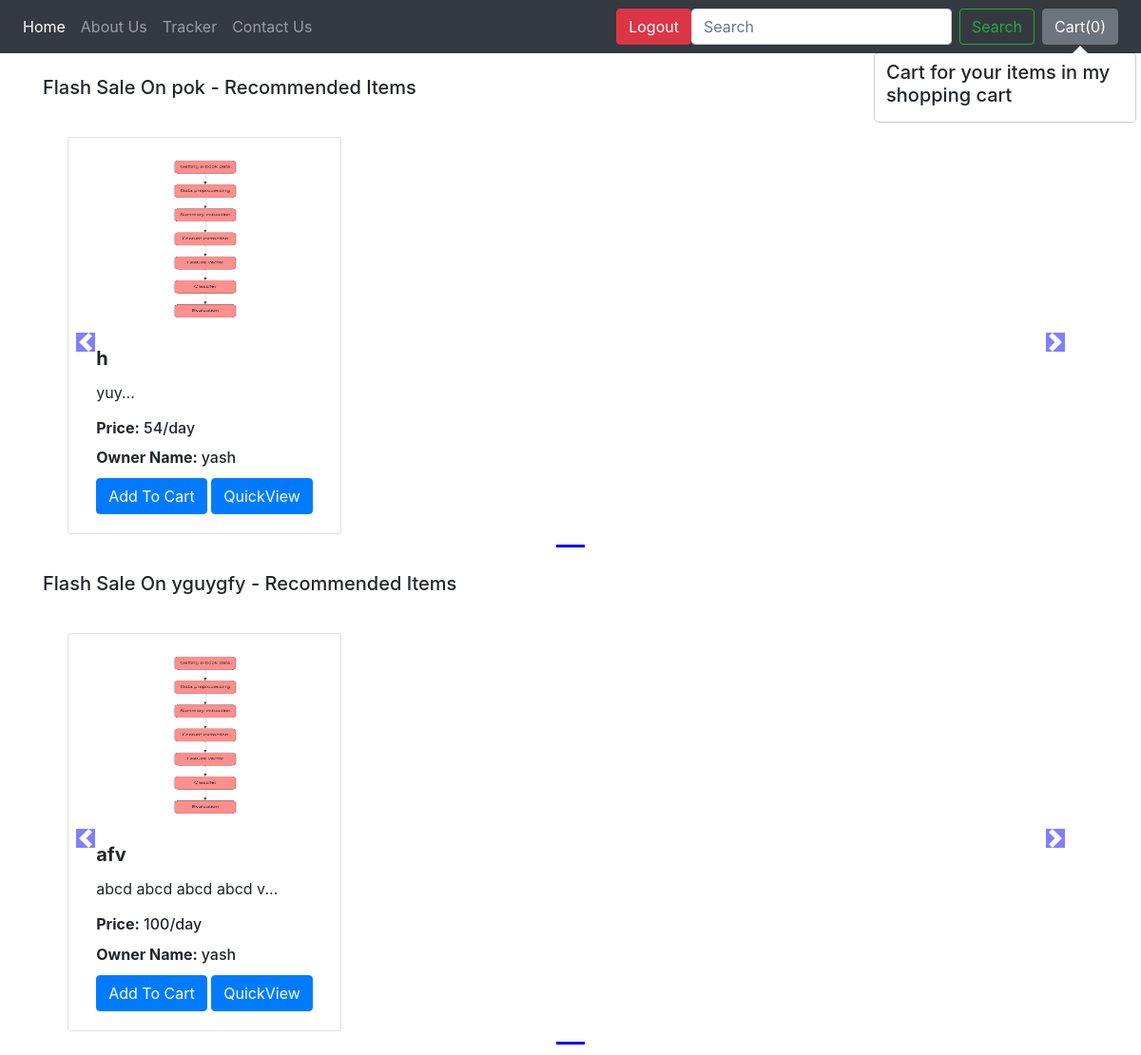
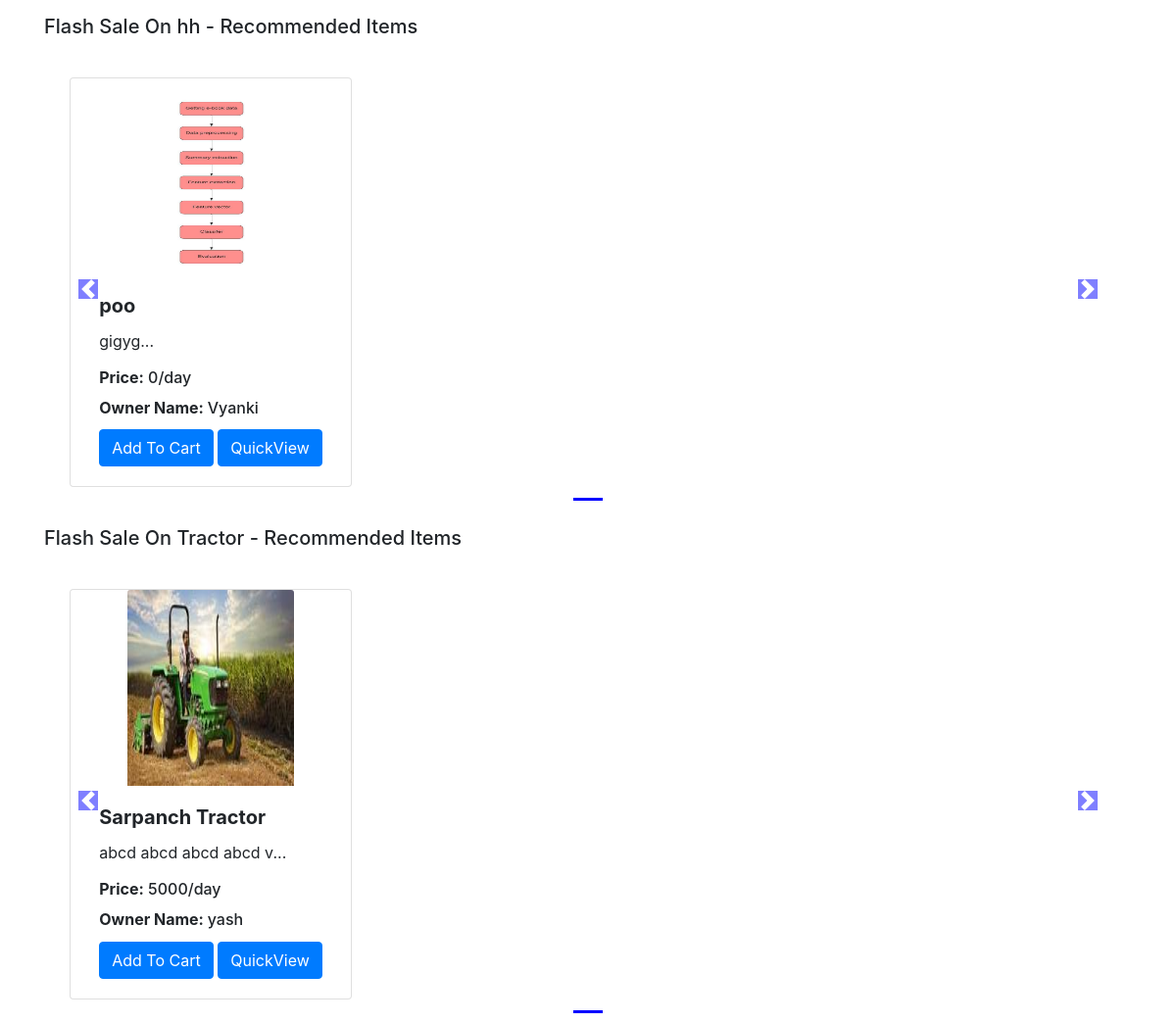
Screenshot of /shop/ (signed in) with the database file from the repository (2 pictures, top to bottom).
### shop/models.py (models this page shows, shortened)
class Product(models.Model):
    Stat = (
    (1, 'Available'),
  )
    product_id = models.AutoField
    product_name = models.CharField(max_length=50,null=False)
    category = models.CharField(max_length=50, null=False)
    status=models.IntegerField(default=1,choices=Stat,null=False)
    price = models.PositiveIntegerField(null=False)
    desc = models.CharField(max_length=300,null=False)
    pub_date = models.DateField(null=False)
    image = models.ImageField(upload_to='shop/images', default="",null=False)
    owner_name=models.CharField(max_length=50,null=False)

### shop/views.py (the view)
# urls.py: path("", views.index, name="blogHome"),
@login_required
def index(request):
    allProds = []
    catprods = Product.objects.values('category', 'id')
    cats = {item['category'] for item in catprods}
    for cat in cats:
        prod = Product.objects.filter(category=cat)
        n = len(prod)
        nSlides = n // 4 + ceil((n / 4) - (n // 4))
        allProds.append([prod, range(1, nSlides), nSlides])
    params = {'allProds':allProds}
    return render(request, 'shop/index.html', params)

### shop/templates/shop/index.html (shortened to what this page needs)
{% extends 'shop/basic.html' %}
{% block body %}
{% load static %}
<div class="container">
    {% for product, range, nSlides in allProds %}
    <h5 class="my-4">Flash Sale On {{product.0.category}} - Recommended Items</h5>
    <div class="row">
        <div id="demo{{forloop.counter}}" class="col carousel slide my-3" data-ride="carousel">
            <ul class="carousel-indicators">
                <li data-target="#demo{{forloop.counter}}" data-slide-to="0" class="active"></li>
            </ul>
            <div class="container carousel-inner no-padding">
                <div class="carousel-item active">
                    {% for i in product %}
                    <div class="col-xs-3 col-sm-3 col-md-3">
                        <div class="card align-items-center" style="width: 18rem;">
                            <img src='/media/{{i.image}}' class="card-img-top" alt="...">
                            <div class="card-body">
                                <h5 class="card-title" id="namepr{{i.id}}"><strong>{{i.product_name}}</strong></h5>
                                <p class="card-text">{{i.desc|slice:"0:53"}}...</p>
                                <h6 class="card-title" ><strong>Price:</strong> <span id="pricepr{{i.id}}">{{i.price}}/day</span></h6>
                                <span id="divpr{{i.id}}" class="divpr">            <h6 class="card-title" ><strong>Owner Name: </strong><span id="pricepr{{i.id}}">{{i.owner_name}}</span></h6>
                                <span id="divpr{{i.id}}" class="divpr">
                                    <button id="pr{{i.id}}" class="btn btn-primary cart">Add To Cart</button>
                                </span>
                                <a href="/shop/products/{{i.id}}"><button id="qv{{i.id}}" class="btn btn-primary cart">QuickView</button></a>
                            </div>
                        </div>
                    </div>
                    {% endfor %}
                </div>
            </div>
        </div>
        <a class="carousel-control-prev" href="#demo{{forloop.counter}}" data-slide="prev">
            <span class="carousel-control-prev-icon"></span>
        </a>
        <a class="carousel-control-next" href="#demo{{forloop.counter}}" data-slide="next">
            <span class="carousel-control-next-icon"></span>
        </a>
    </div>
    {% endfor %}
</div>
{% endblock %}

### rows the page displays
Product: category "pok", image (picture), product_name "h", desc "yuy", price "54", owner_name "yash"
Product: category "yguygfy", image (picture), product_name "afv", desc "abcd abcd abcd abcd v", price "100", owner_name "yash"
Product: category "hh", image (picture), product_name "poo", desc "gigyg", price "0", owner_name "Vyanki"
Product: category "Tractor", image (picture), product_name "Sarpanch Tractor", desc "abcd abcd abcd abcd v", price "5000", owner_name "yash"
